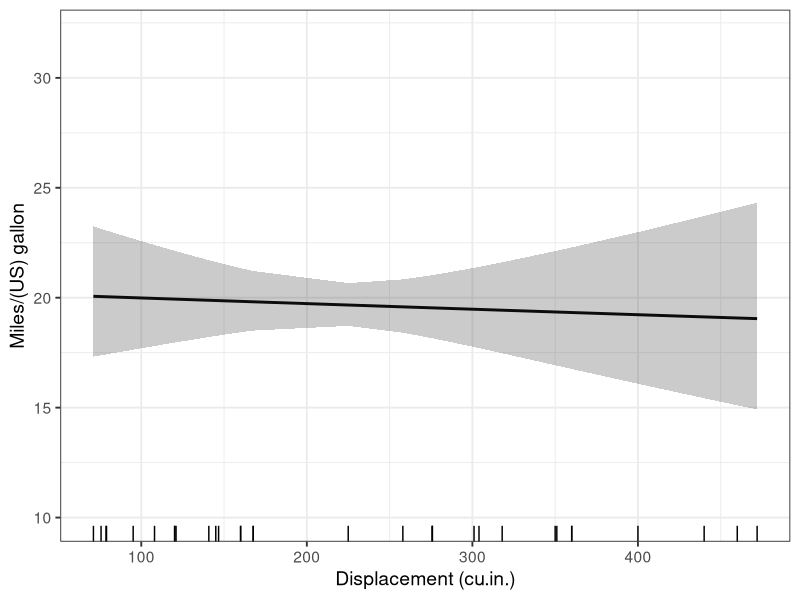
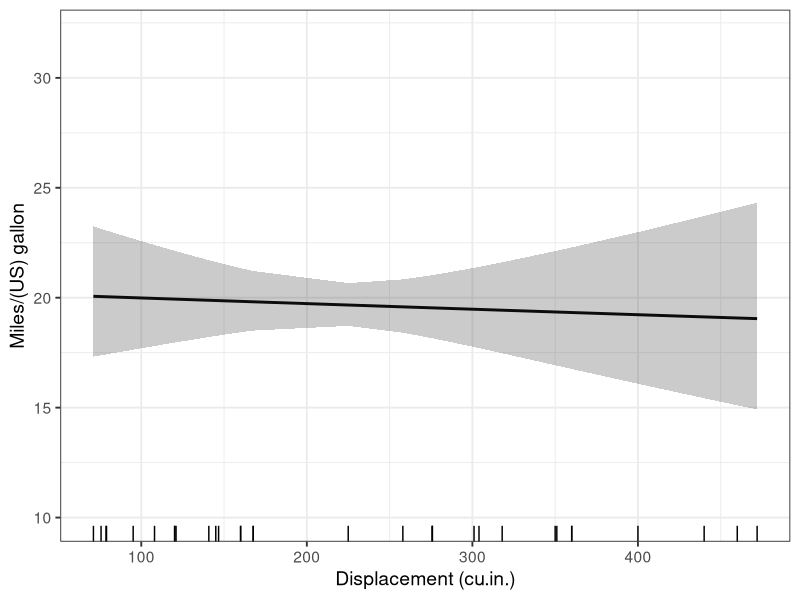
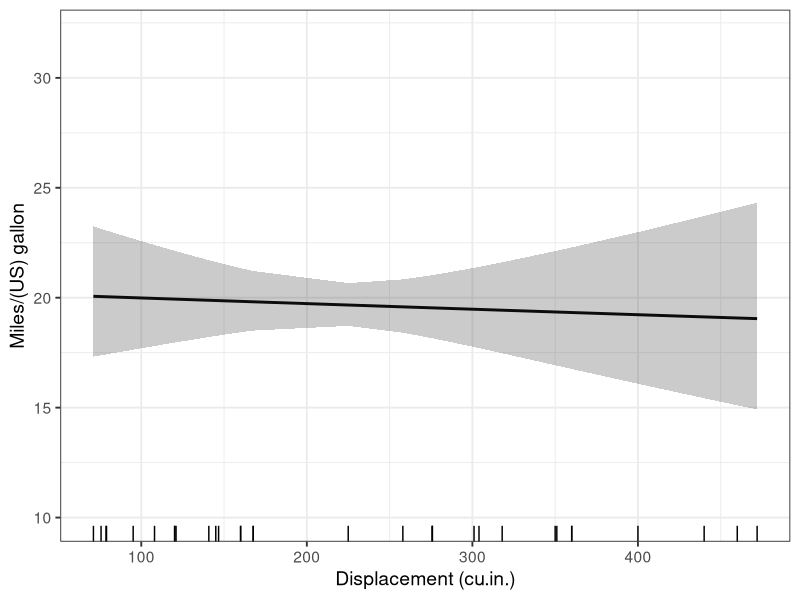
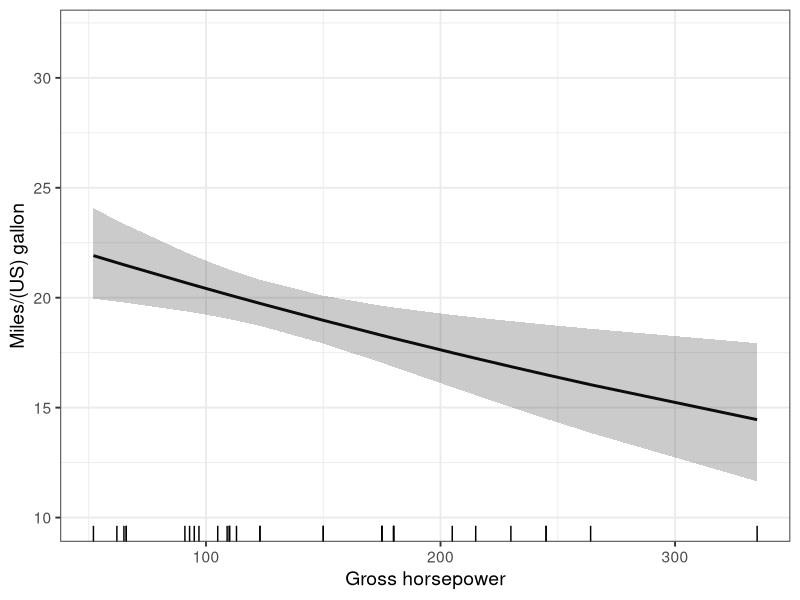
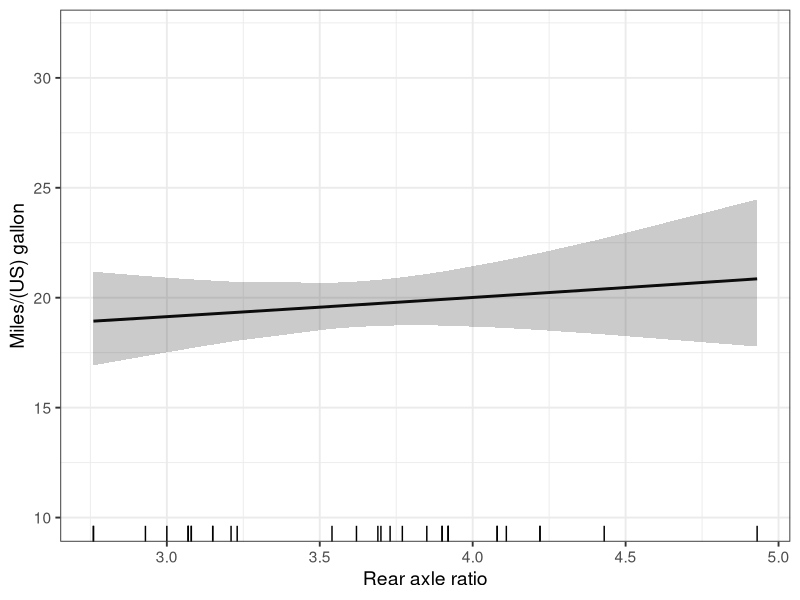
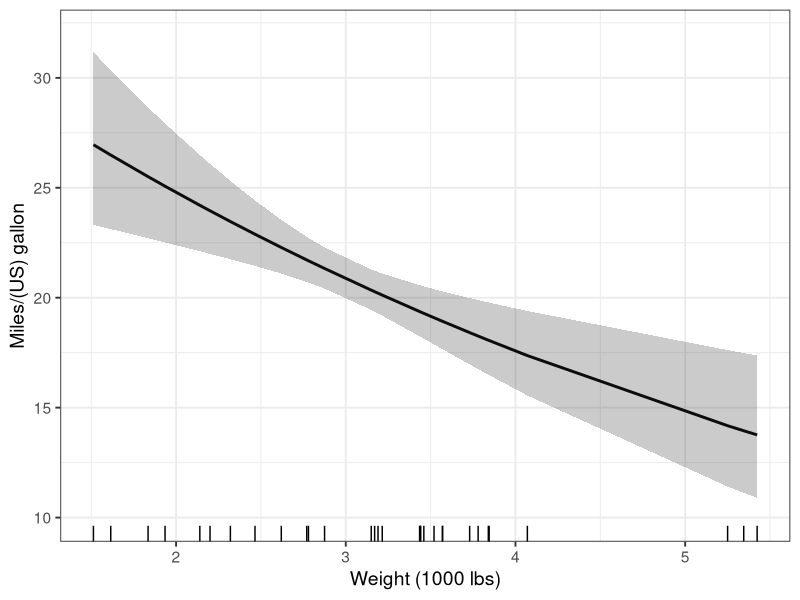
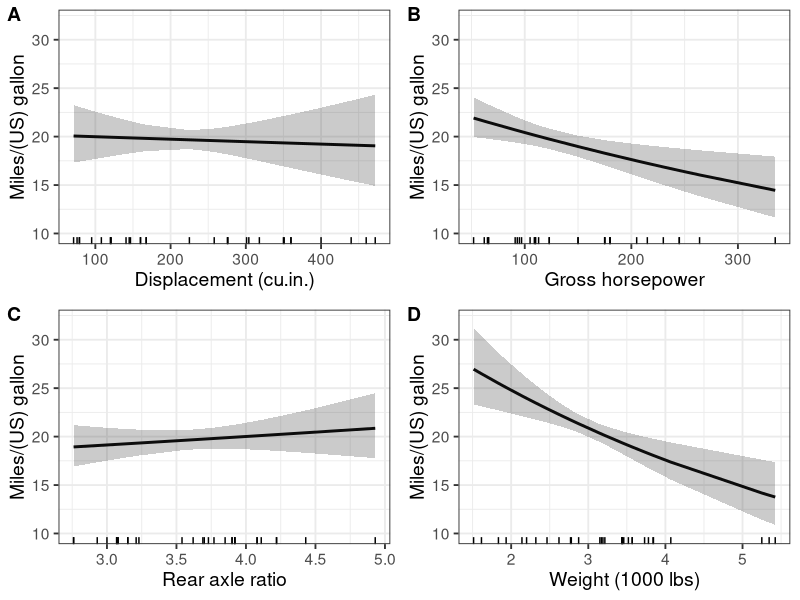

Reproduce these figures in R, in order.
library(dplyr) # v. 1.0.7
library(ggplot2) # v. 3.3.5
library(purrr) # v. 0.3.4
library(broom) # v. 0.7.9


fit1 = lm( log(mpg) ~ disp + hp + drat + wt, data = mtcars)
summary(fit1)


( mod_vars = all.vars( formula(fit1) )[-1] )


preddat_fun = function(data, allvars, var) {
     sums = summarise_at(data, 
                         vars( one_of(allvars), -one_of(var) ), 
                         median) 
     cbind( select_at(data, var), sums)
}


head( preddat_fun(mtcars, mod_vars, "disp") )


pred_dats = mod_vars %>%
     set_names() %>%
     map( ~preddat_fun(mtcars, mod_vars, .x) )
str(pred_dats)


head( augment(fit1, newdata = pred_dats[[1]], se_fit = TRUE))


preds = pred_dats %>%
     map(~augment(fit1, newdata = .x, se_fit = TRUE) ) %>%
     map(~mutate(.x, 
                 lower = exp(.fitted - 2*.se.fit),
                 upper = exp(.fitted + 2*.se.fit),
                 pred = exp(.fitted) ) )


str(preds$disp)

ggplot(data = preds$disp, aes(x = disp, y = pred) ) +
     geom_line(size = 1) +
     geom_ribbon(aes(ymin = lower, ymax = upper), alpha = .25) +
     geom_rug(sides = "b") +
     theme_bw(base_size = 14) +
     labs(x = "Displacement (cu.in.)",
          y = "Miles/(US) gallon") +
     ylim(10, 32)


xlabs = c("Displacement (cu.in.)", 
          "Gross horsepower",
          "Rear axle ratio", 
          "Weight (1000 lbs)")


pred_plot = function(data, variable, xlab) {
     ggplot(data, aes(x = .data[[variable]], y = pred) ) +
          geom_line(size = 1) +
          geom_ribbon(aes(ymin = lower, ymax = upper), alpha = .25) +
          geom_rug(sides = "b") +
          theme_bw(base_size = 14) +
          labs(x = xlab,
               y = "Miles/(US) gallon") +
          ylim(10, 32)
}


pred_plot(preds[[1]], mod_vars[1], xlabs[1])


all_plots = pmap( list(preds, mod_vars, xlabs), pred_plot)
all_plots


cowplot::plot_grid(plotlist = all_plots,
          labels = "AUTO",
          align = "hv")
